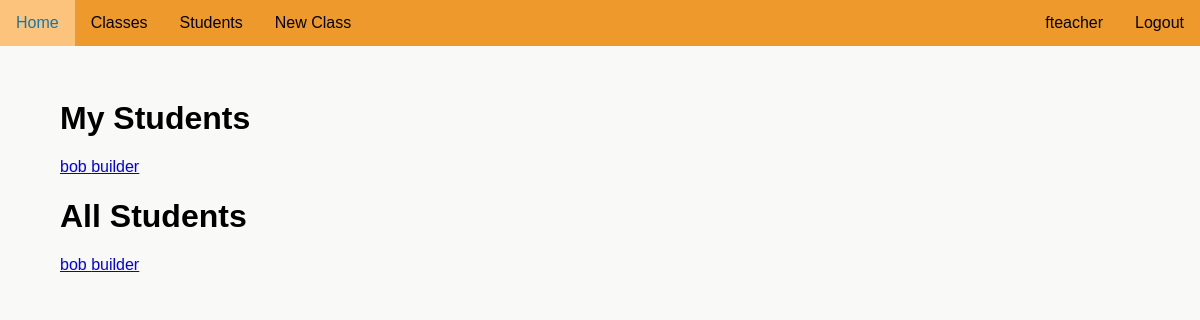
The app's page /students (signed in), older data.
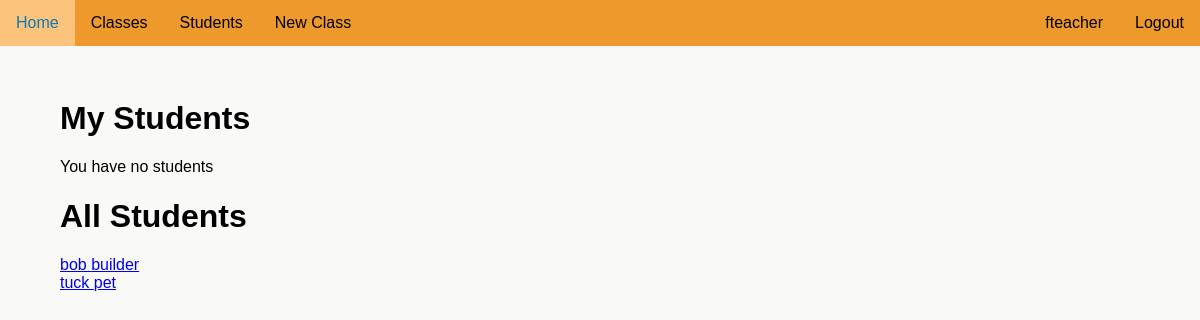
The same page, newer data.
### attendanceproject/models.py (models this page shows)
class User(UserMixin, db.Model):
    __tablename__ = "user"
    id = db.Column(db.Integer, unique=True, nullable=False, primary_key=True)
    fname = db.Column(db.Text(20), nullable=False)
    lname = db.Column(db.Text(20), nullable=False)
    user_code = db.Column(db.Text(8), nullable=False, unique=True)
    email = db.Column(db.Text(50), nullable=False, unique=True)
    password = db.Column(db.Text(90), nullable=False)
    auth = db.Column(db.Text(10), nullable=True)
    tags = db.relationship('Tag', backref='user_tag')
    subjects = db.relationship('UserSubject', back_populates='user')
    attnd_times = db.relationship('AttendanceTime', backref='subject_attnd_times')

### attendanceproject/routes.py (the view)
@app.route('/students', methods=['GET'])
@login_required
def students():
    if current_user.auth in ['teacher', 'admin']:
        students = User.query.filter_by(auth='student').all()
        my_students = []
        for subject in current_user.subjects:
            for user in subject.subject.users:
                if user.user.auth not in ['teacher', 'admin'] and user.user not in my_students:
                    my_students.append(user.user)
        return render_template('students.html', students=students, my_students=my_students)
    else:
        flash('You do not have access to this page')
        return redirect(url_for('home'))

### attendanceproject/models.py (called while the page is built)
@login_manager.user_loader
def load_user(user_id):
    return User.query.get(int(user_id))

### attendanceproject/templates/students.html
{% extends "layout.html" %}
{% block content %}
    <h1>My Students</h1>
    {% if my_students %}
        <ul>
            {% for student in my_students %}
                <a href="{{ url_for('classes', user_code=student.user_code) }}"><li>{{ student.fname}} {{ student.lname }}</li></a>
            {% endfor %}
        </ul>
    {% else %}
        <p>You have no students</p>
    {% endif %}
    <h1>All Students</h1>
    {% if students %}
        <ul>
            {% for student in students %}
            <a href="{{ url_for('classes', user_code=student.user_code) }}"><li>{{ student.fname }} {{ student.lname }}</li></a>
            {% endfor %}
        </ul>
    {% else %}
        <p>There are no students</p>
    {% endif %}
{% endblock %}

Row changes from the older to the newer data that the page shows:
no longer on one of the page's lists (row unchanged): User: fname "bob", lname "builder"
added User: fname "tuck", lname "pet", shown under "All Students"
Text that changed along with them:
text now shown: "You have no students"
